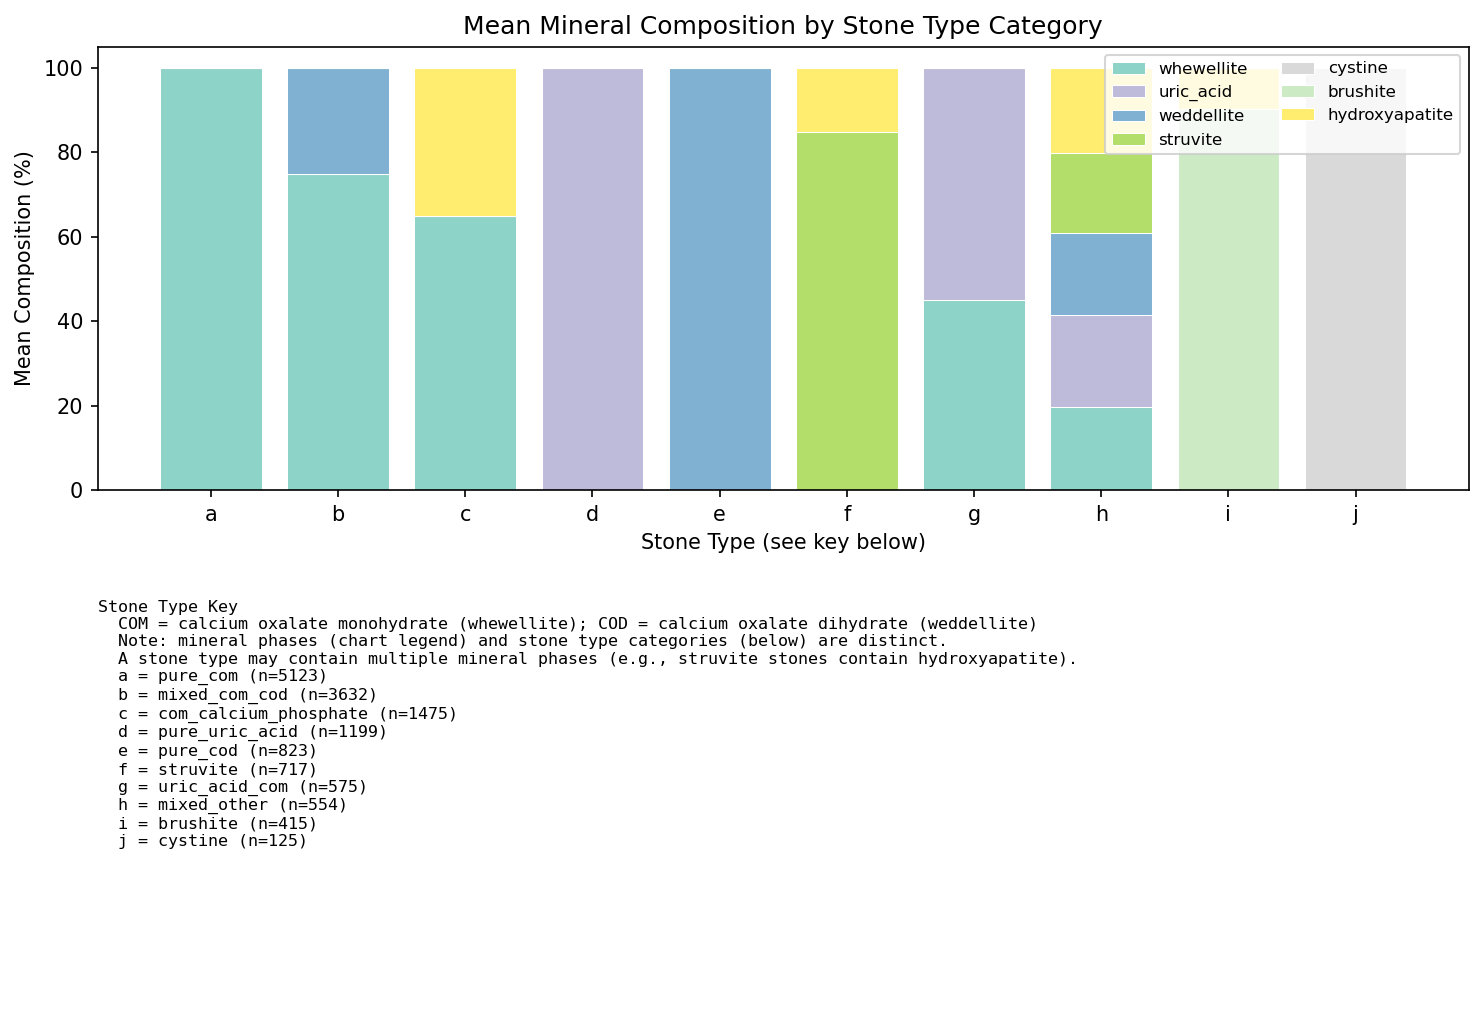

This figure's Python source:
"""
Step 2: Stone Composition Profiling (PD1)
==========================================
Parse CIF files from PD1, extract mineral phase compositions from headers,
cross-reference with patient_stones.csv, and produce composition summary.

Outputs:
- composition_df: DataFrame with one row per specimen (MRN, episode, minerals, percentages)
- Printed summary of mineral prevalence
- Figure: mean composition by stone type category (stacked bar)

Terminology:
- CIF: Crystallographic Information File (standard format for crystallography data)
- PXRD: Powder X-Ray Diffraction (identifies crystalline phases by diffraction angles)
- FTIR: Fourier Transform Infrared Spectroscopy (identifies molecular bonds by IR absorption)
- COM: Calcium Oxalate Monohydrate (mineral name: whewellite) — most common stone mineral
- COD: Calcium Oxalate Dihydrate (mineral name: weddellite) — often mixed with COM
"""

import os
import json
import re
from pathlib import Path

import pandas as pd
import numpy as np
import matplotlib.pyplot as plt

# ---------------------------------------------------------------------------
# Configuration
# ---------------------------------------------------------------------------
DATA_DIR = Path(os.path.expanduser("~/securecomputing-data"))
PD1_DIR = DATA_DIR / "pd1"

# ---------------------------------------------------------------------------
# Parse composition from CIF file headers
# ---------------------------------------------------------------------------
print("Step 2: Parsing PD1 CIF files for composition data...")

composition_pattern = re.compile(r"^# Composition:\s*(\{.*\})\s*%?")
mrn_pattern = re.compile(r"^# Patient MRN:\s*(\S+)")
episode_pattern = re.compile(r"^# Episode:\s*(\d+)")
stone_type_pattern = re.compile(r"^# Stone type:\s*(\S+)")

records = []
cif_files = sorted(PD1_DIR.glob("*.cif"))
print(f"  Found {len(cif_files):,} CIF files")

for cif_path in cif_files:
    mrn = None
    episode = None
    stone_type = None
    composition = None

    with open(cif_path, "r") as f:
        for line in f:
            if not line.startswith("#"):
                break  # past the header
            m = mrn_pattern.match(line)
            if m:
                mrn = m.group(1)
                continue
            m = episode_pattern.match(line)
            if m:
                episode = int(m.group(1))
                continue
            m = stone_type_pattern.match(line)
            if m:
                stone_type = m.group(1)
                continue
            m = composition_pattern.match(line)
            if m:
                try:
                    composition = json.loads(m.group(1))
                except json.JSONDecodeError:
                    composition = {}
                continue

    if mrn and composition:
        record = {
            "mrn": mrn,
            "episode": episode,
            "stone_type": stone_type,
            "filename": cif_path.name,
        }
        record.update(composition)
        records.append(record)

composition_df = pd.DataFrame(records)

# Fill NaN minerals with 0 for aggregation
mineral_cols = [c for c in composition_df.columns
                if c not in ("mrn", "episode", "stone_type", "filename")]
composition_df[mineral_cols] = composition_df[mineral_cols].fillna(0)

print(f"  Parsed {len(composition_df):,} specimens successfully")
print(f"  Minerals detected: {sorted(mineral_cols)}")

# ---------------------------------------------------------------------------
# Composition summary by stone type
# ---------------------------------------------------------------------------
print("\n--- Mean Composition by Stone Type (%) ---")

type_means = composition_df.groupby("stone_type")[mineral_cols].mean()

# Sort by most common stone type
type_counts = composition_df["stone_type"].value_counts()
type_means = type_means.loc[type_counts.index]

for stype in type_means.index:
    minerals = type_means.loc[stype]
    nonzero = minerals[minerals > 0].sort_values(ascending=False)
    parts = [f"{m}={v:.1f}%" for m, v in nonzero.items()]
    print(f"  {stype} (n={type_counts[stype]}): {', '.join(parts)}")

# ---------------------------------------------------------------------------
# Cross-reference with patient_stones.csv
# ---------------------------------------------------------------------------
print("\n--- Cross-Reference Verification ---")
patient_stones = pd.read_csv(DATA_DIR / "pd0" / "patient_stones.csv")
stone_episodes = patient_stones[patient_stones["stone_type"] != "none"]
print(f"  patient_stones.csv episodes (non-none): {len(stone_episodes):,}")
print(f"  CIF files parsed: {len(composition_df):,}")
if len(stone_episodes) == len(composition_df):
    print("  ✓ Counts match — one CIF per stone episode")
else:
    diff = len(stone_episodes) - len(composition_df)
    print(f"  Δ = {diff} (stone episodes without CIF files or parsing failures)")

# ---------------------------------------------------------------------------
# Figure: Stacked bar chart of mean composition by stone type (with key)
# ---------------------------------------------------------------------------
print("\n  Generating composition figure...")

# Use letters for x-axis labels (same convention as Step 1)
letters = [chr(ord('a') + i) for i in range(len(type_means))]
stone_type_key = dict(zip(letters, type_means.index))

# Select minerals that contribute >1% in at least one type
significant_minerals = [m for m in mineral_cols
                        if type_means[m].max() > 1.0]
# Sort by overall prevalence
mineral_totals = type_means[significant_minerals].sum().sort_values(ascending=False)
significant_minerals = mineral_totals.index.tolist()

# Color palette
colors = plt.cm.Set3(np.linspace(0, 1, len(significant_minerals)))

# Build key text
key_lines = ["Stone Type Key",
            "  COM = calcium oxalate monohydrate (whewellite); COD = calcium oxalate dihydrate (weddellite)",
            "  Note: mineral phases (chart legend) and stone type categories (below) are distinct.",
            "  A stone type may contain multiple mineral phases (e.g., struvite stones contain hydroxyapatite)."]
for letter, stype in stone_type_key.items():
    count = type_counts[stype]
    key_lines.append(f"  {letter} = {stype} (n={count})")
key_text = "\n".join(key_lines)

# Figure with chart on top, key on bottom
fig = plt.figure(figsize=(10, 7))

ax = fig.add_subplot(2, 1, 1)

bottom = np.zeros(len(type_means))
for i, mineral in enumerate(significant_minerals):
    values = type_means[mineral].values
    ax.bar(letters, values, bottom=bottom, label=mineral,
           color=colors[i], edgecolor="white", linewidth=0.5)
    bottom += values

ax.set_xlabel("Stone Type (see key below)")
ax.set_ylabel("Mean Composition (%)")
ax.set_title("Mean Mineral Composition by Stone Type Category")
ax.legend(loc="upper right", fontsize=8, ncol=2)
ax.set_ylim(0, 105)

# Bottom: key text
ax_key = fig.add_subplot(2, 1, 2)
ax_key.axis("off")
ax_key.text(0.0, 0.95, key_text, transform=ax_key.transAxes,
            fontsize=8, fontfamily="monospace", verticalalignment="top")

plt.tight_layout()
plt.savefig("step2_stone_composition.png", dpi=150, bbox_inches="tight")
plt.show()

print("\n[Step 2 complete] Composition figure saved to step2_stone_composition.png")
